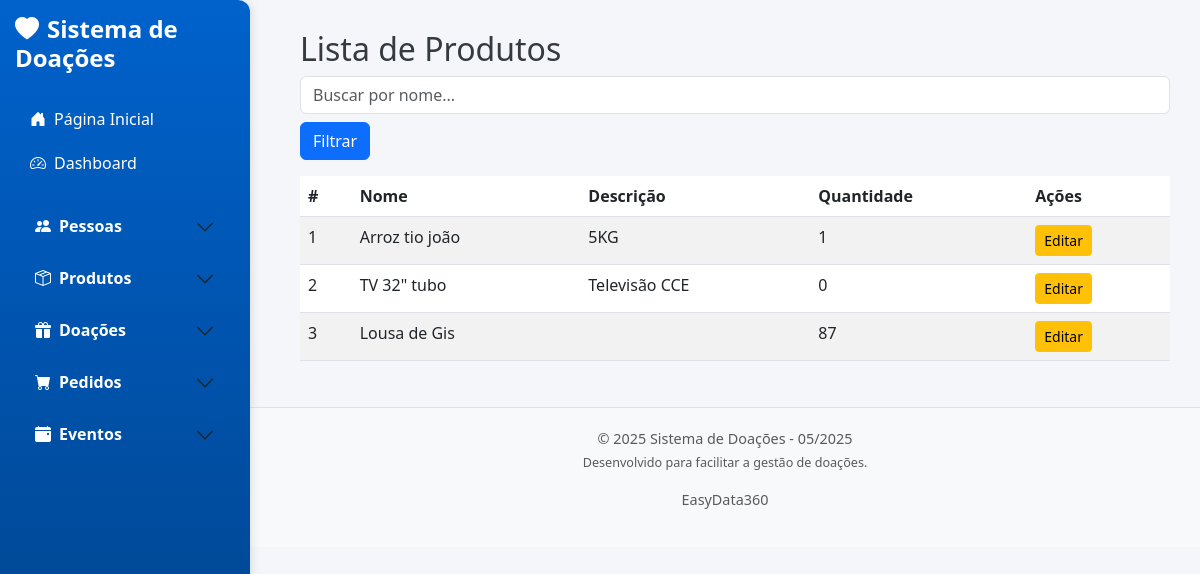
/produtos, run on an earlier commit of the app's database.
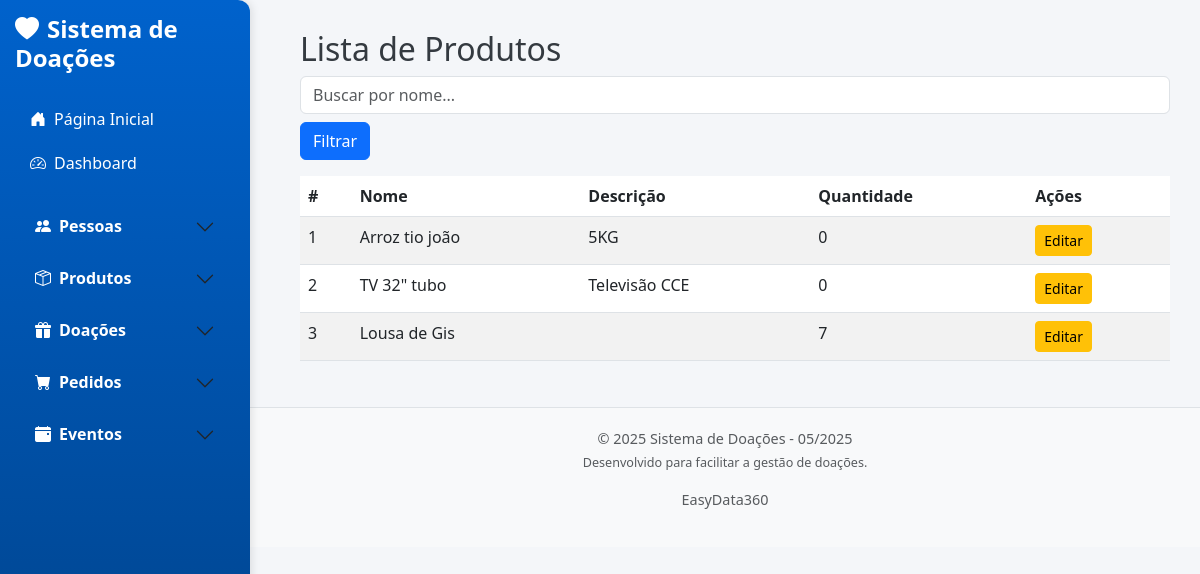
And on a later commit of the database.
### app/models/produto.py (models this page shows, shortened)
class Produto(db.Model):
    __tablename__ = 'produtos'
    id = db.Column(db.Integer, primary_key=True)
    nome_produto = db.Column(db.String(100), nullable=False, unique=True)  # Evita duplicação
    descricao = db.Column(db.String(255), nullable=True)
    quantidade = db.Column(db.Integer, nullable=False, default=0)
    data_entrada = db.Column(db.DateTime, nullable=False)

### app/controllers/produto_controller.py (the view)
def listar_produtos():
    search = request.args.get('search', '').strip()
    if search:
        produtos = Produto.query.filter(Produto.nome_produto.ilike(f"%{search}%")).all()
    else:
        produtos = Produto.query.all()
    return render_template('produtos/lista.html', produtos=produtos, search=search)

### app/templates/produtos/lista.html
{% extends 'base.html' %}
{% block content %}
<h2>Lista de Produtos</h2>
<form method="GET" action="{{ url_for('listar_produtos') }}" class="mb-3">
    <input type="text" name="search" class="form-control" placeholder="Buscar por nome..." value="{{ request.args.get('search', '') }}">
    <button type="submit" class="btn btn-primary mt-2">Filtrar</button>
</form>
<table class="table table-striped">
    <thead>
        <tr>
            <th>#</th>
            <th>Nome</th>
            <th>Descrição</th>
            <th>Quantidade</th>
            <th>Ações</th>
        </tr>
    </thead>
    <tbody>
        {% for produto in produtos %}
        <tr>
            <td>{{ produto.id }}</td>
            <td>{{ produto.nome_produto }}</td>
            <td>{{ produto.descricao }}</td>
            <td>{{ produto.quantidade }}</td>
            <td>
                <a href="{{ url_for('editar_produto', id=produto.id) }}" class="btn btn-warning btn-sm">Editar</a>
            </td>
        </tr>
        {% endfor %}
    </tbody>
</table>
{% endblock %}

What changed in the data, as far as the page shows it:
changed Produto "Arroz tio joão": quantidade "1" → "0"
changed Produto "Lousa de Gis": quantidade "87" → "7"
